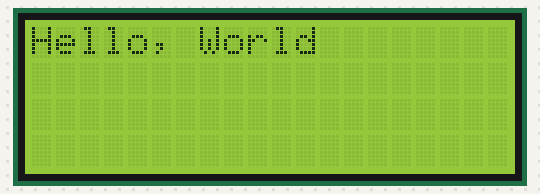
The sketch below on a simulated Arduino Uno, built with avr-gcc and run on an emulated ATmega328P. Parts: 20×4 character LCD. What the sketch prints to the serial monitor is not drawn.

Above: at 0.1 s.
At 4.2 s:
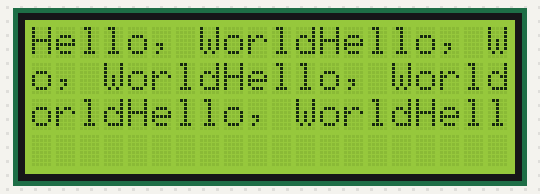
At 9.2 s:
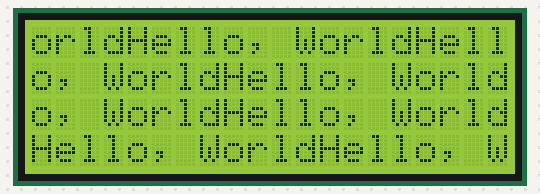
At 19.3 s:
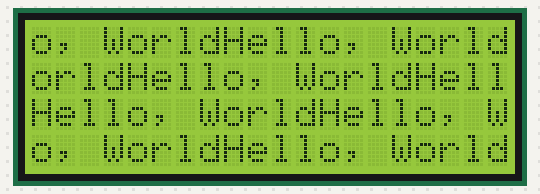
At 28.4 s:
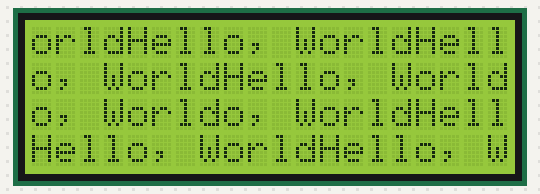
At 38.6 s:
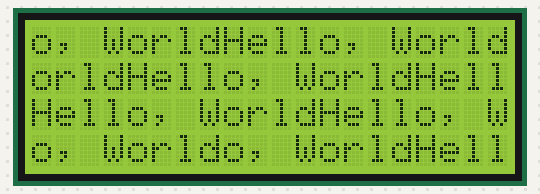

Measured:
- what the display in image 1 shows lasts 1.0 s, from 4.1 s to 5.1 s

The sketch:

LCD_TEST_1.ino
```cpp
#include <Wire.h>
#include <LiquidCrystal_I2C.h>

// Set the LCD address to 0x27 for a 16 chars and 2 line display
LiquidCrystal_I2C lcd(0x27, 20, 4);

void setup()
{
  Serial.begin(9600);

  // initialize the LCD
  Serial.println("Initializing LCD...");
  lcd.init();
  lcd.backlight();
  lcd.clear();
  lcd.setCursor(0,0);

  Serial.println("LCD initialized!");
}

void loop()
{
  Serial.println("Writing to LCD...");
  lcd.print("Hello, World");

  delay(1000);
}
```
